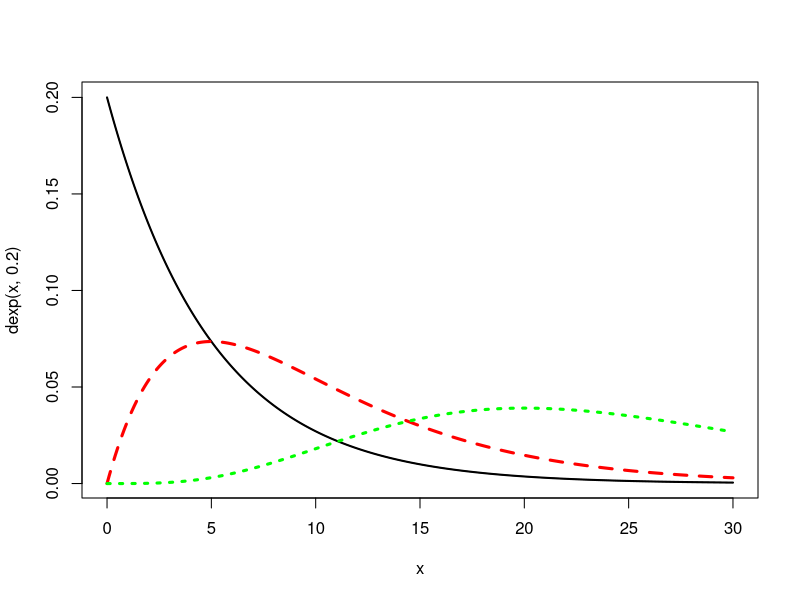
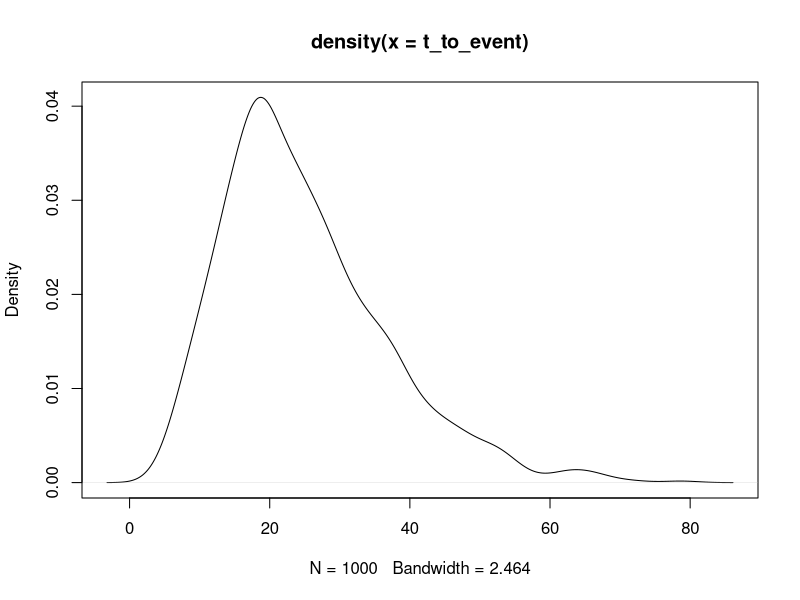
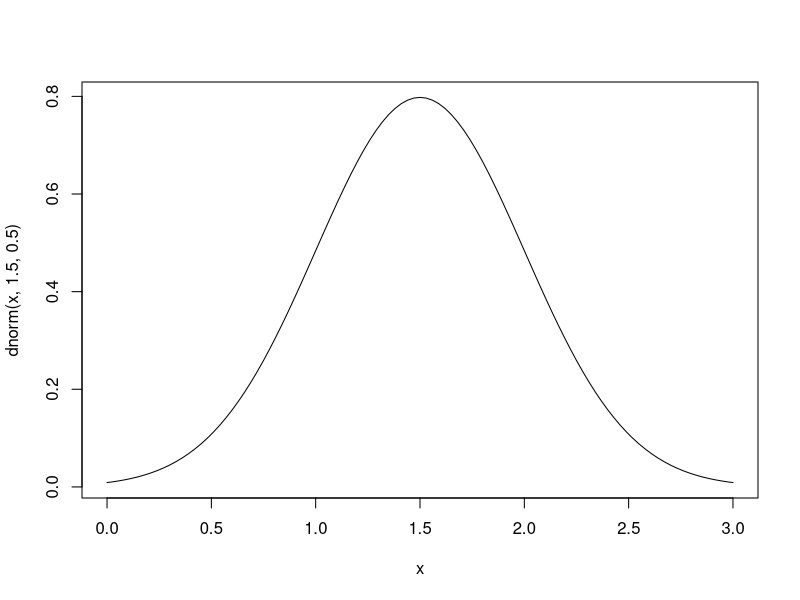
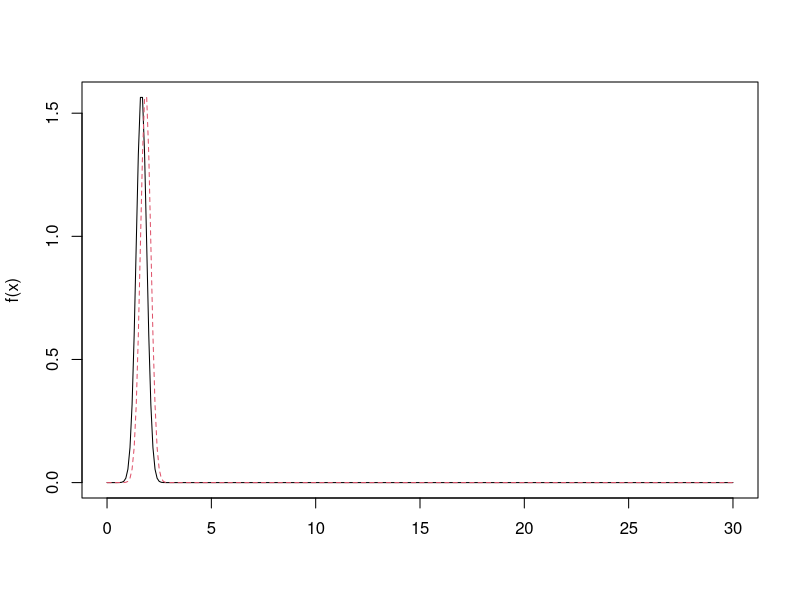
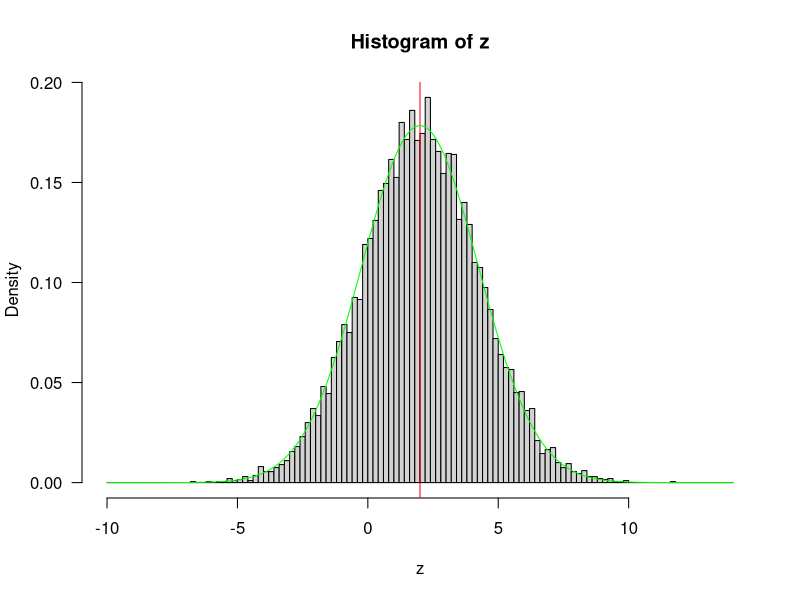
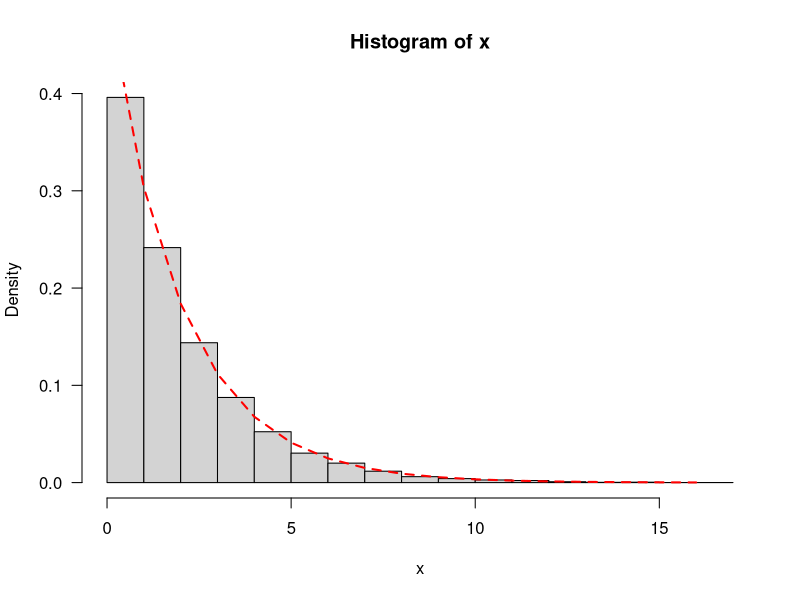
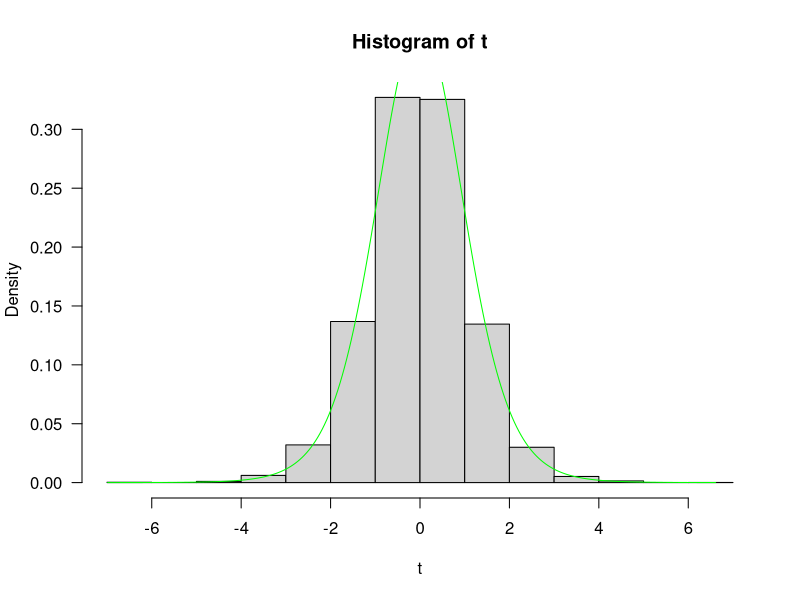

Recreate these plots in R, in order.
# P(X \leq 0.5| \lambda = 4) in R it is just
pexp(0.5,4)

# P(X \geq 20| \lambda = 4) in R it is just
#= 1- P(X \leq 20| \lambda = 4)
1-pexp(20,4)

# We need to find k such that P(X <= k)=0.95
qexp(0.95,4)

x=seq(0,30,0.1)
plot(x,dexp(x,0.2),type='l',lwd=2)


lines(x,dgamma(x,1,0.2))
lines(x,dgamma(x,2,0.2),col='red',lty=2,lwd=3)
lines(x,dgamma(x,5,0.2),col='green',lty=3,lwd=3)

# lty=line type 
# lwd=line width

# simulate some data
t_to_event=rgamma(1000,5,0.2)
plot(density(t_to_event))


curve(dnorm(x,1.5,0.5),from=0,to=3)

y=cbind(dnorm(x,1.65,.25),dnorm(x,1.85,.25))

matplot(x,y,type="l",xlab="",ylab="f(x)")

# if X~N(mu1,sigama1^2) & Y~N(mu2,sigama2^2) independent of X,then X+Y~N(mu1+mu2,sigama1^2+sigama2^2)
# sim
z1=rnorm(10000,1,1)
z2=rnorm(10000,1,2)
z=z1+z2
par(las=1)
hist(z,breaks=seq(-10,14,0.2),freq=F)
abline(v=2,col='red')
f=function(x){exp(-(x-2)^2/10)/sqrt(10*pi)}
x=seq(-10,14,0.1)
lines(x,f(x),col='green')

# chi square
z1=rnorm(10000)
z2=rnorm(10000)
x=z1^2+z2^2
hist(x,freq=F)
xchisq=seq(min(x),max(x))
lines(xchisq,dchisq(xchisq,df=2),lty=2,lwd=2,col='red')

x=rnorm(10000)
y=rchisq(10000,df=10)
t=x/sqrt(y/10)
hist(t,freq=F)
tfit=seq(min(t),max(t),0.05)
lines(tfit,dt(tfit,df=10),col='green')